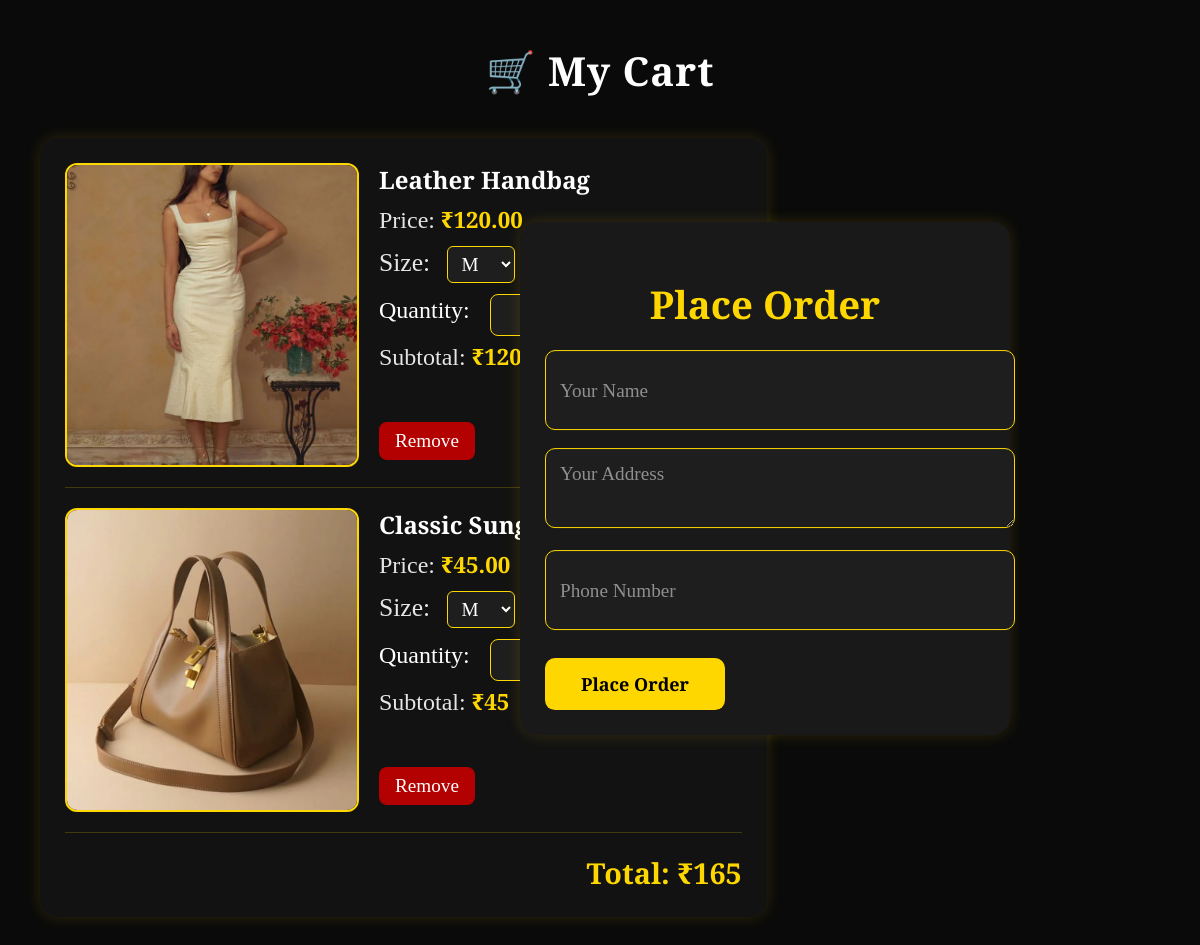
Page /cart.php (signed in) on the committed database.
### tables this page shows
CREATE TABLE `cart` (
  `id` int(11) NOT NULL,
  `product_id` int(11) NOT NULL,
  `product_name` varchar(255) NOT NULL,
  `product_price` decimal(10,2) NOT NULL,
  `quantity` int(11) NOT NULL DEFAULT 1,
  `size` varchar(10) DEFAULT NULL,
  `user_id` int(11) NOT NULL
);

CREATE TABLE `products` (
  `id` int(11) NOT NULL,
  `name` varchar(255) NOT NULL,
  `price` decimal(10,2) NOT NULL,
  `image` varchar(255) NOT NULL,
  `rating` decimal(2,1) DEFAULT 4.0,
  `offer` varchar(100) NOT NULL,
  `category` varchar(50) NOT NULL
);

### cart.php (the view, shortened to what this page needs)
<?php
include 'db.php';
$user_id = $_SESSION['user_id'];
$sql = "SELECT c.product_id, c.quantity, c.size, p.name, p.price, p.image
        FROM cart c
        JOIN products p ON c.product_id = p.id
        WHERE c.user_id = ?";
$stmt = $conn->prepare($sql);
$stmt->bind_param("i", $user_id);
$stmt->execute();
$result = $stmt->get_result();
?>
<!DOCTYPE html>
<html lang="en">
<head>
</head>
<body>
<h1>🛒 My Cart</h1>
<div class="cart-container">
  <div class="cart-items">
    <?php
    $total = 0;
    while ($row = $result->fetch_assoc()):
      $subtotal = $row['price'] * $row['quantity'];
      $total += $subtotal;
    ?>
    <div class="cart-item">
      <img src="<?= $row['image'] ?>" alt="<?= $row['name'] ?>">
      <div class="cart-details">
        <h3><?= $row['name'] ?></h3>
        <p>Price: <span class="price">₹<?= $row['price'] ?></span></p>
        <label style="font-size: 1.6rem;">Size:     </label>
        <select>
          <option value="M" <?= $row['size']=='M'?'selected':'' ?>>M</option>
        </select>
        <form action="update_cart.php" method="post" class="quantity-form">
  <label for="qty-<?php echo $row['product_id']; ?>" class="qty-label">Quantity:</label>
  <button type="submit" class="update-btn">Update</button>
</form>
        <p>Subtotal: <span class="price">₹<?= $subtotal ?></span></p>
        <form action="remove_cart.php" method="post">
          <button type="submit" class="remove-btn">Remove</button>
        </form>
      </div>
    </div>
    <?php endwhile; ?>
    <div class="total">Total: ₹<?= $total ?></div>
  </div>
  <div class="order-summary">
    <h2>Place Order</h2>
    <form action="place_order.php" method="post">
      <input type="text" name="name" placeholder="Your Name" required>
      <textarea name="address" placeholder="Your Address" required></textarea>
      <input type="text" name="phone" placeholder="Phone Number" required>
      <button type="submit">Place Order</button>
    </form>
  </div>
</div>
</body>
</html>

### cart.php (style rules this page uses)
body { font-family: "Playfair Display", serif; background-color: #0a0a0a; color: #e5e5e5; margin: 0; padding: 40px; }
h1 { text-align: center; font-size: 2.5rem; color: white; margin-bottom: 40px; letter-spacing: 1px; margin-top:3px; }
.cart-container { display: grid; grid-template-columns: 2fr 1fr; gap: 30px; max-width: 1800px; margin: auto; }
.cart-items, .order-summary { background: #121212; padding: 25px; border-radius: 18px; box-shadow: 0 0 15px rgba(255, 215, 0, 0.15); }
.cart-item { display: flex; align-items: flex-start; margin-bottom: 20px; padding-bottom: 20px; border-bottom: 1px solid rgba(255, 215, 0, 0.2); }
.cart-item img { width: 290px; height: 300px; object-fit: cover; border-radius: 12px; margin-right: 20px; border: 2px solid gold; }
.cart-details { flex: 1; }
.cart-details h3 { margin: 0 0 8px; font-size: 1.5rem; color: #fff; }
.cart-details p { margin: 5px 0; font-size:1.5rem; }
select { padding: 6px 10px; margin-top: 6px; border-radius: 6px; border: 1px solid gold; background: #1e1e1e; color: #fff; font-family: "Playfair Display", serif; font-size:1.2rem; margin-left:10px; }
.update-btn { padding: 8px 16px; border: none; border-radius: 8px; background: gold; color: #000; cursor: pointer; font-size: 1.2rem; font-weight: bold; transition: 0.3s; font-family: "Playfair Display", serif; }
.quantity-form { display: flex; align-items: center; margin-top: 10px; }
.qty-label { margin: 0 0 8px; font-size: 1.5rem; color: #fff; margin-right: 10px; font-family: "Playfair Display", serif; }
.remove-btn { margin-top: 45px; padding: 8px 16px; border: none; border-radius: 8px; background: #b30000; color: #fff; cursor: pointer; transition: 0.3s; font-family: inherit; font-size:1.2rem; }
.price { font-size: 1.4rem; font-weight: bold; color: gold; }
.order-summary { position: fixed; right: 190px; top: 50%; transform: translateY(-50%); background: #191919ff; padding: 25px; border-radius: 18px; box-shadow: 0 0 15px rgba(255, 215, 0, 0.15); width: 440px; }
.order-summary h2 { text-align: center; color: gold; margin-bottom: 20px; font-size: 2.4rem; }
.order-summary input, .order-summary textarea { width: 100%; height: 50px; margin-bottom: 18px; padding: 14px; border-radius: 10px; border: 1px solid gold; background: #1e1e1e; color: #fff; font-size: 1.3rem; font-family: "Playfair Display", serif; }
.order-summary input::placeholder, .order-summary textarea::placeholder { color: rgba(255, 255, 255, 0.5); font-size: 1.2rem; }
.order-summary button { width: 180px; padding: 14px; background: gold; border: none; border-radius: 10px; color: #000; font-size: 18px; font-weight: bold; cursor: pointer; transition: 0.3s; font-family: "Playfair Display", serif; margin-top:10px; }
.total { font-size: 1.8rem; text-align: right; margin-top: 20px; font-weight: bold; color: gold; }

### rows in the picture
cart: product.image (picture), product.name "Leather Handbag", product.price "120.00", size "M", subtotal "120"
cart: product.image (picture), product.name "Classic Sunglasses", product.price "45.00", size "M", subtotal "45"

### other values in the picture
$total "165"
